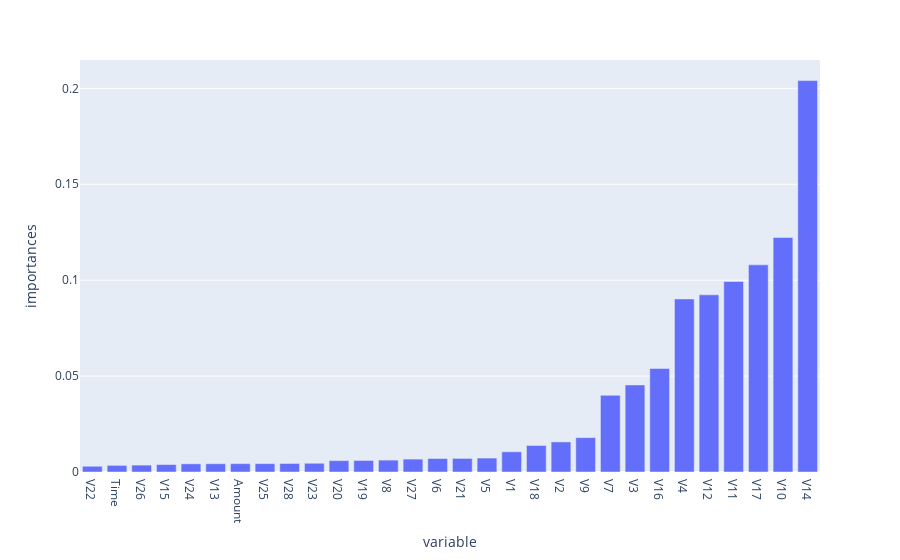

Notebook code for this chart:
### Code cell
import plotly.express as px
fig = px.bar(fidf, x = 'variable', y ='importances')
fig.show()

### Figure 1 — Plotly figure (JSON) as saved in the notebook; plotly's stock layout.template omitted (floating-point values rounded to 4 significant figures)
{"data": [{"alignmentgroup": "True", "hovertemplate": "variable=%{x}<br>importances=%{y}<extra></extra>", "legendgroup": "", "marker": {"color": "#636efa"}, "name": "", "offsetgroup": "", "orientation": "v", "showlegend": false, "textposition": "auto", "type": "bar", "x": ["V22", "Time", "V26", "V15", "V24", "V13", "Amount", "V25", "V28", "V23", "V20", "V19", "V8", "V27", "V6", "V21", "V5", "V1", "V18", "V2", "V9", "V7", "V3", "V16", "V4", "V12", "V11", "V17", "V10", "V14"], "xaxis": "x", "y": [0.002991, 0.003444, 0.003595, 0.003881, 0.004261, 0.004317, 0.004361, 0.004367, 0.004441, 0.004556, 0.005939, 0.006021, 0.006206, 0.006727, 0.007021, 0.007079, 0.007261, 0.01054, 0.01384, 0.01568, 0.01792, 0.03997, 0.0454, 0.05394, 0.09022, 0.09236, 0.09933, 0.108, 0.1223, 0.204], "yaxis": "y"}], "layout": {"barmode": "relative", "legend": {"tracegroupgap": 0}, "margin": {"t": 60}, "xaxis": {"anchor": "y", "domain": [0, 1], "title": {"text": "variable"}}, "yaxis": {"anchor": "x", "domain": [0, 1], "title": {"text": "importances"}}}}
